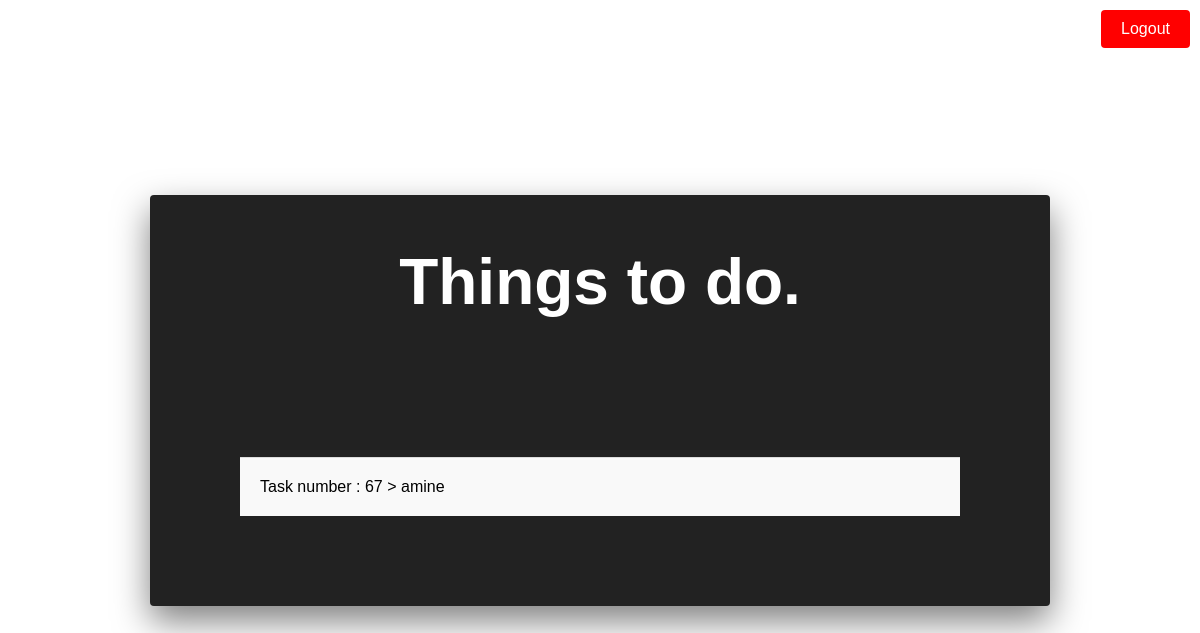
Before: /viewOnly with the older database file.
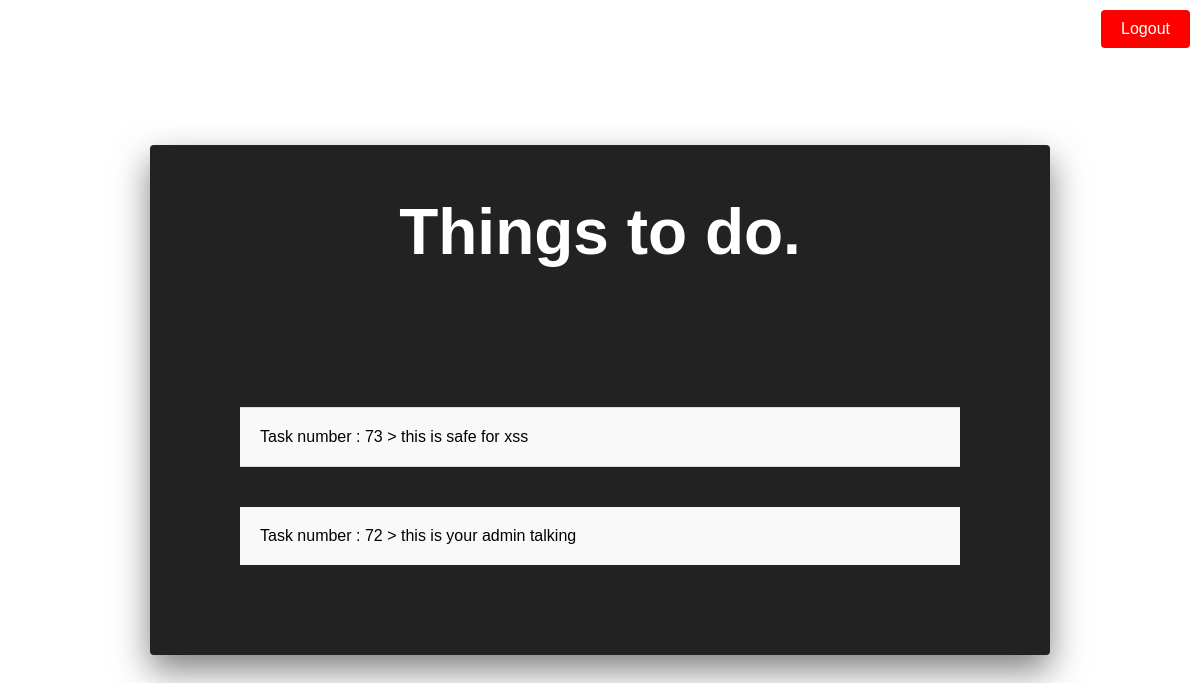
After: the same page with the newer database file.
### tables this page shows
CREATE TABLE "Tasks" (
	"id"	INTEGER NOT NULL,
	"taskname"	TEXT,
	"content"	TEXT,
	"user_id"	INTEGER,
	"creationDate"	NUMERIC,
	PRIMARY KEY("id" AUTOINCREMENT),
	FOREIGN KEY("user_id") REFERENCES "Users"("id")
);

### iPlanner.py (the view)
@app.route('/viewOnly', methods=['GET'])
def viewOnly(): #function to just view content
    conn = TaskDB_conn_RO()# making the DB read only
    cursor = conn.cursor()
    cursor.execute('SELECT id, content FROM Tasks ORDER BY id DESC;')
    contents = cursor.fetchall()
    conn.close()
    return render_template('viewOnly.html', contents=contents)

### iPlanner.py (called while the page is built)
def TaskDB_conn_RO(): #database init
    conn = sqlite3.connect('file:TaskListDB.db?mode=ro', uri=True)
    conn.row_factory = sqlite3.Row
    return conn

@app.after_request #enhancement of Content Security Policy
def apply_csp_header(resp):
    resp.headers['Content-Security-Policy'] = ( "default-src 'self'; " "img-src 'self' data:; " "font-src 'self'" )
    resp.headers['X-XSS-Protection'] = '1; mode=block' # XSS security if using an older browsers)
    resp.headers['X-Frame-Options'] = 'DENY' #protect against clickjacking
    resp.headers['X-Content-Type-Options'] = 'nosniff' # protect against sniffing
    return resp

### templates/viewOnly.html (shortened to what this page needs)
<!DOCTYPE html>
<html>
<head>
    <link rel="stylesheet" href="/static/style.css">
</head>
<body>
<section>
	<div class="iplanner">
		<div class="content">
			<h2>Things to do.</h2><br>
			<div class="form">
				<form action="/viewOnly" method="post">
					<ul>
					{% for content in contents %}
						<li>
						Task number : {{ content['id'] }} > {{ content['content'] }}
						</li>
					{% endfor %}
					</ul>
				</form>
			</div>
		</div>
	</div>
</section>
<a href="{{ url_for('logout') }}" class="logout-button">Logout</a>
</body>
</html>

### static/style.css (style rules this page uses)
* { margin: 0; padding: 0; box-sizing: border-box; font-family: Calibri, sans-serif; }
body { display: flex; justify-content: center; align-items: center; min-height: 100vh; background: #fff; overflow-y: auto; }
section { width: 100vw; min-height: 100vh; display: flex; justify-content: center; align-items: center; flex-direction: column; gap: 2px; padding: 20px; }
section .signin, section .iplanner, section .newTask { width: 90%; max-width: 900px; background: #222; z-index: 1000; display: flex; justify-content: center; align-items: center; padding: 50px; border-radius: 4px; box-shadow: 0 15px 35px rgba(0,0,0,0.5); margin: 20px 0; }
section .signin .content, section .iplanner .content, section .newTask .content { position: relative; width: 100%; display: flex; justify-content: center; align-items: center; flex-direction: column; gap: 40px; }
section .signin .content h2, section .iplanner .content h2 { font-size: 4em; color: #fff; }
section .iplanner .content .form, section .signin .content .form, section .newTask .content .form { width: 100%; display: flex; flex-direction: column; gap: 10px; }
ul { list-style-type: none; margin: 0; }
ul li { display: flex; justify-content:space-between; align-items:center; margin: 40px; padding: 20px; background-color: #f9f9f9; border-bottom: 1px solid #ddd; }
ul li:first-child { border-top: 1px solid #ddd; }
ul li:last-child { border-bottom: none; }
.logout-button { position: absolute; top: 10px; right: 10px; padding: 10px 20px; background-color: red; color: white; text-align: center; text-decoration: none; border-radius: 4px; transition: background-color 0.3s ease; cursor: pointer; }

Changed rows visible on the page:
removed Tasks: id "67", content "amine"
added Tasks: id "73", content "this is safe for xss"
added Tasks: id "72", content "this is your admin talking"
